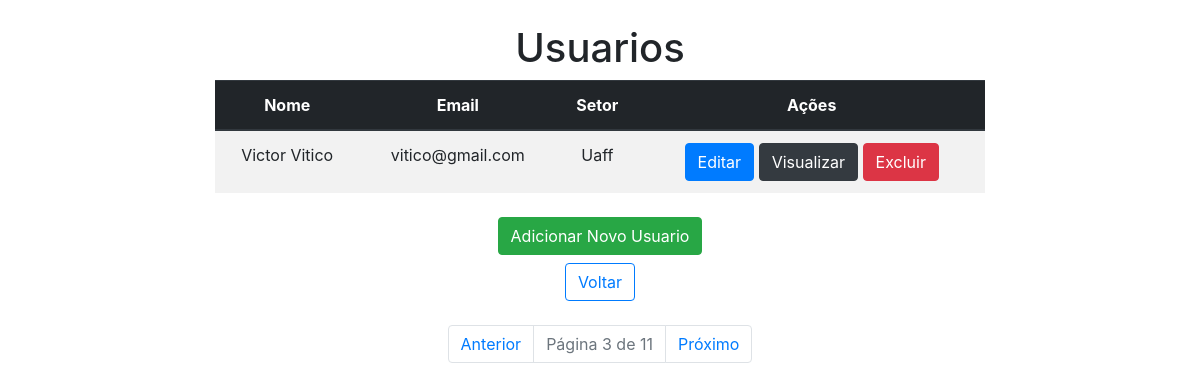
Before: /usuarios_html/?page=3 with the older database file.
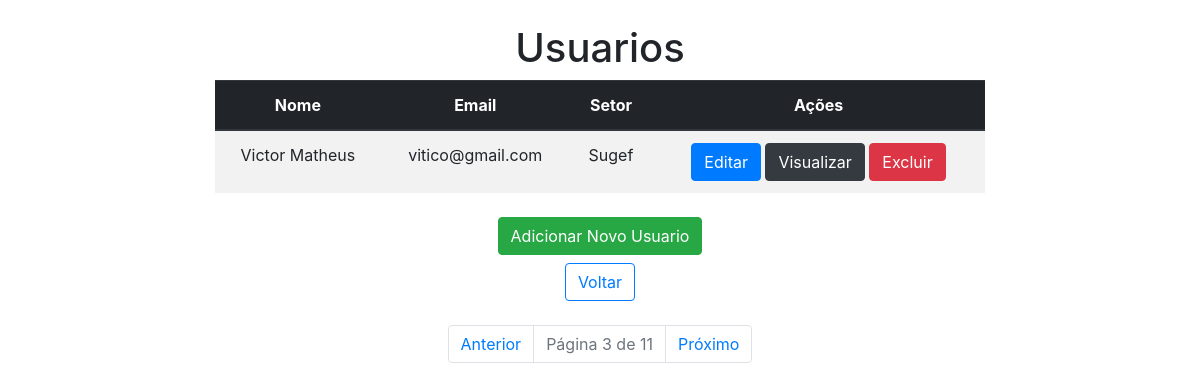
After: the same page with the newer database file.
### app/models.py (models this page shows, shortened)
class CadastroUsuario(models.Model):
    nome = models.CharField(max_length=100)
    email = models.EmailField(max_length=100)
    senha = models.CharField(max_length=10)
    setor = models.CharField(max_length=20)

### app/views.py (the view)
# urls.py: path("usuarios_html/", usuarios_html, name="usuarios_html"),
def usuarios_html(request):
    usuarios_list = CadastroUsuario.objects.all()
    paginator = Paginator(usuarios_list, 1)
    page = request.GET.get('page')
    try:
        usuarios = paginator.page(page)
    except PageNotAnInteger:
        usuarios = paginator.page(1)
    except EmptyPage:
        usuarios = paginator.page(paginator.num_pages)
    return render(request, "usuarios.html", {"usuarios": usuarios})

### app/templates/usuarios.html (shortened to what this page needs)
<!DOCTYPE html>
<html lang="en">
<head>
    <link rel="stylesheet" href="https://stackpath.bootstrapcdn.com/bootstrap/4.1.3/css/bootstrap.min.css">
</head>
<body>
 <div class="col-8 m-auto pt-4 pb-4 text-center">
    <h1>Usuarios</h1>
    <table class="table table-striped">
        <thead class="thead-dark">
            <tr>
                <th scope="col">Nome</th>
                <th scope="col">Email</th>
                <th scope="col">Setor</th>
                <th scope="col">Ações</th>
            </tr>
        </thead>
        <tbody>
            {% for usuario in usuarios %}
            <tr>
                <td>{{ usuario.nome }}</td>
                <td>{{ usuario.email }}</td>
                <td>{{ usuario.setor }}</td>
                <td>
                    <a href="{% url 'edit_usuario' usuario.id %}" class="btn btn-primary">Editar</a>
                    <a href="{% url 'view_usuario' usuario.id %}" class="btn btn-dark">Visualizar</a>
                    <a href="" class="btn btn-danger btnDel">Excluir</a>
                </td>
            </tr>
            {% endfor %}
        </tbody>
    </table>
    <div class="pt-2">
        <a href="{% url 'form_cadastro_usuario' %}" class="btn btn-success">Adicionar Novo Usuario</a> <br>
        <a href="{% url 'home' %}" class="btn btn-outline-primary mt-2">
             Voltar
        </a>
    </div>
 </div>
<div class="container">
  <div class="row">
    <div class="col-md-12">
      <nav aria-label="Page navigation">
        <ul class="pagination justify-content-center">
          {% if usuarios.has_previous %}
            <li class="page-item">
              <a class="page-link" href="?page={{ usuarios.previous_page_number }}">Anterior</a>
            </li>
          {% else %}
            <li class="page-item disabled">
              <span class="page-link">Anterior</span>
            </li>
          {% endif %}
          <li class="page-item disabled">
            <span class="page-link">Página {{ usuarios.number }} de {{ usuarios.paginator.num_pages }}</span>
          </li>
          {% if usuarios.has_next %}
            <li class="page-item">
              <a class="page-link" href="?page={{ usuarios.next_page_number }}">Próximo</a>
            </li>
          {% else %}
            <li class="page-item disabled">
              <span class="page-link">Próximo</span>
            </li>
          {% endif %}
        </ul>
      </nav>
    </div>
  </div>
</div>
</body>
</html>

Changed rows visible on the page:
changed CadastroUsuario "vitico@gmail.com": nome "Victor Vitico" → "Victor Matheus"; setor "Uaff" → "Sugef"
